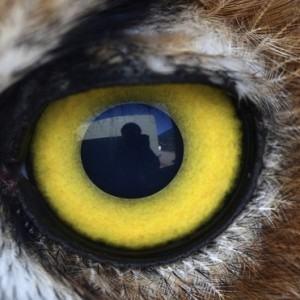
#> input picture example_image.jpg, 300 x 300 px
$ python -i Python-Mini-ImageProcessor.py   (imports and definitions only)
#> lines starting #> are read from the running program, lines starting #| are printed output that depends on the picture
#> further down, picture is the input picture: PIL image 300x300 RGB; mean R, G, B 96.3, 90.4, 68.2
import argparse
from tkinter import filedialog
from PIL import Image, ImageTk
import tkinter as tk
import time


# Applies a threshold filter to the image
# [162 lines left out: functions threshold, brightness, brightness_independent_rgb, contrast, blur, sharpen and 1 more, not called in this run]


# Detects edges in the image
def edge_detection(image):
    img = image.copy().convert("L")
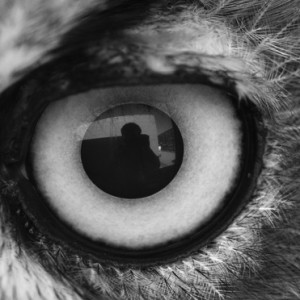
#> img: PIL image 300x300 L; min 5, max 246, mean 89.6

    # Sobel kernels
    kernel_x = [[-1, 0, 1], [-2, 0, 2], [-1, 0, 1]]
    kernel_y = [[-1, -2, -1], [0, 0, 0], [1, 2, 1]]

    # Creates a bordered image for when kernel is at edge
    bordered_img = Image.new("L", (img.width + 2, img.height + 2))
#> bordered_img: PIL image 302x302 L; every value is 0
    bordered_img.paste(img, (1, 1))
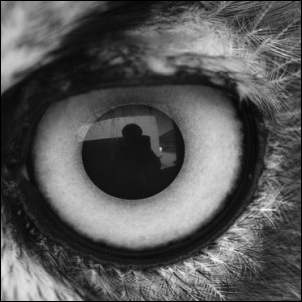
#> bordered_img: PIL image 302x302 L; min 0, max 246, mean 88.5

    # Applies kernel to each pixel in the image and updates the pixel values
    for x in range(1, img.width + 1):
        for y in range(1, img.height + 1):
            pixel_sum_x = 0
            pixel_sum_y = 0
            for i in range(3):
                for j in range(3):
                    pixel = bordered_img.getpixel((x + i - 1, y + j - 1))
                    pixel_sum_x += pixel * kernel_x[i][j]
                    pixel_sum_y += pixel * kernel_y[i][j]
            new_pixel = int((pixel_sum_x ** 2 + pixel_sum_y ** 2) ** 0.5)
            # Clamps the values to range 0-255
            new_pixel = min(255, max(0, new_pixel))
            img.putpixel((x - 1, y - 1), new_pixel)
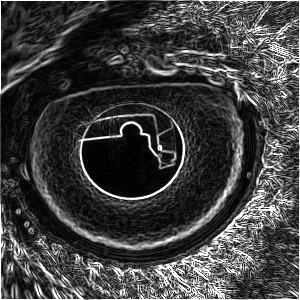
#> img: PIL image 300x300 L; min 0, max 255, mean 64.1

    return img


# [Extra] Mirrors the image
# [288 lines left out: functions mirror, image_provided_check, print_elapsed_time, tuple_args, argparse_parsing, add_parse_arguments and 2 more, not called in this run]


# [2 lines not run here, left out]

>>> from PIL import Image
>>> picture = Image.open('example_image.jpg')
>>> result = edge_detection(picture)

$ run again, on Image Processing Pre.png
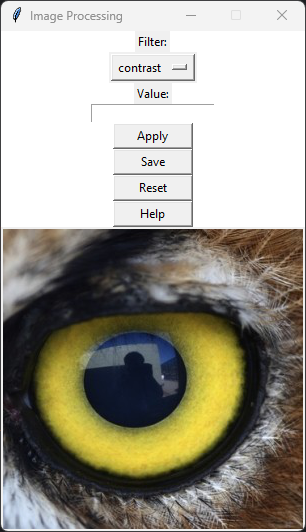
#> input picture Image Processing Pre.png, 306 x 532 px
#> picture is the input picture: PIL image 306x532 RGBA; mean R, G, B, A 161.4, 158.1, 145.8, 255
#> in edge_detection, `bordered_img.paste(img, (1, 1))`:
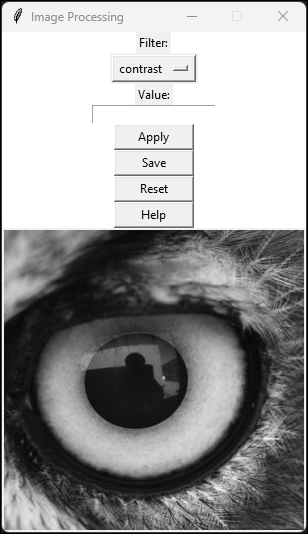
#> bordered_img: PIL image 308x534 L; min 0, max 255, mean 156
#> after the loop in edge_detection, `for x in range(1, img.width + 1):`:
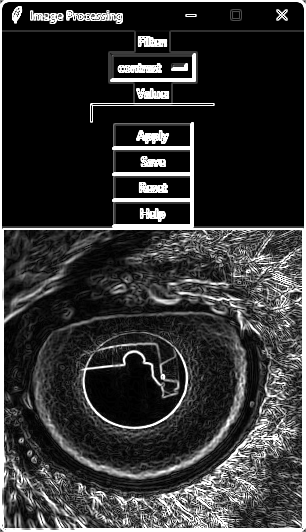
#> img: PIL image 306x532 L; min 0, max 255, mean 51.8
